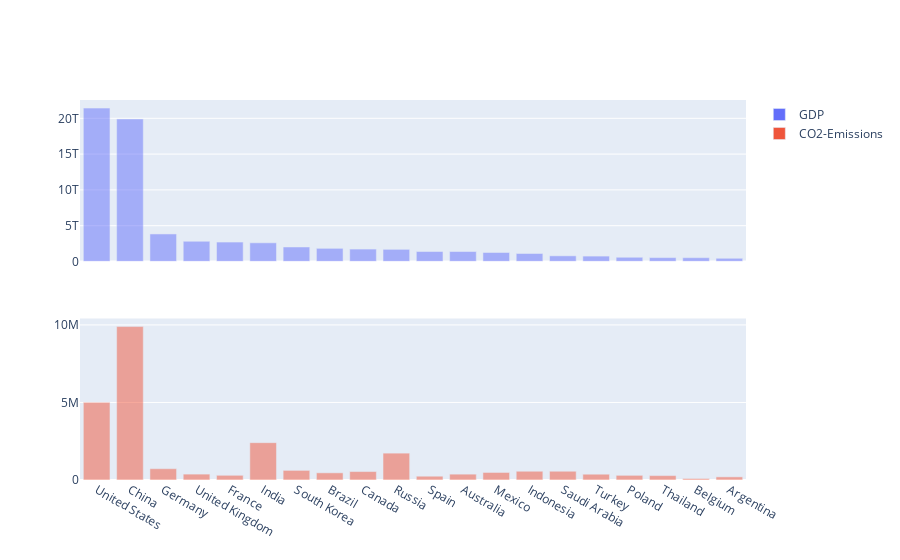

Notebook code for this chart:
### Markdown cell above
> # CO2 Emissions

### Code cell
country_by_gdp = country_data.sort_values(by='GDP',ascending=False).head(20)

fig=make_subplots(rows=2, cols=1)
fig.add_trace(go.Bar(
            name="GDP",
            x=country_by_gdp["Country"], 
            y=country_by_gdp["GDP"],
            showlegend=True,
            marker=dict(
                opacity=0.5,
                showscale=False,
            )),row=1,col=1,
        )

fig.add_trace(go.Bar(
            name="CO2-Emissions",
            x=country_by_gdp["Country"], 
            y=country_by_gdp["Co2-Emissions"],
            showlegend=True,
            marker=dict(
                opacity=0.5,
                showscale=False,
            )),row=2,col=1,
        )

fig.update_xaxes(showticklabels=False, row=1, col=1)

fig.show()

### Figure 1 — Plotly figure (JSON) as saved in the notebook; plotly's stock layout.template omitted (floating-point values rounded to 4 significant figures)
{"data": [{"marker": {"opacity": 0.5, "showscale": false}, "name": "GDP", "showlegend": true, "type": "bar", "x": ["United States", "China", "Germany", "United Kingdom", "France", "India", "South Korea", "Brazil", "Canada", "Russia", "Spain", "Australia", "Mexico", "Indonesia", "Saudi Arabia", "Turkey", "Poland", "Thailand", "Belgium", "Argentina"], "xaxis": "x", "y": [21427700000000, 19910000000000, 3845630030824, 2827113184696, 2715518274227, 2611000000000, 2029000000000, 1839758040766, 1736425629520, 1699876578871, 1394116310769, 1392680589329, 1258286717125, 1119190780753, 792966838162, 754411708203, 592164400688, 543649976166, 529606710418, 449663446954], "yaxis": "y"}, {"marker": {"opacity": 0.5, "showscale": false}, "name": "CO2-Emissions", "showlegend": true, "type": "bar", "x": ["United States", "China", "Germany", "United Kingdom", "France", "India", "South Korea", "Brazil", "Canada", "Russia", "Spain", "Australia", "Mexico", "Indonesia", "Saudi Arabia", "Turkey", "Poland", "Thailand", "Belgium", "Argentina"], "xaxis": "x2", "y": [5006302, 9893038, 727973, 379025, 303276, 2407672, 620302, 462299, 544894, 1732027, 244002, 375908, 486406, 563325, 563449, 372725, 299037, 283763, 96889, 201348], "yaxis": "y2"}], "layout": {"xaxis": {"anchor": "y", "domain": [0, 1], "showticklabels": false}, "xaxis2": {"anchor": "y2", "domain": [0, 1]}, "yaxis": {"anchor": "x", "domain": [0.575, 1]}, "yaxis2": {"anchor": "x2", "domain": [0, 0.425]}}}
